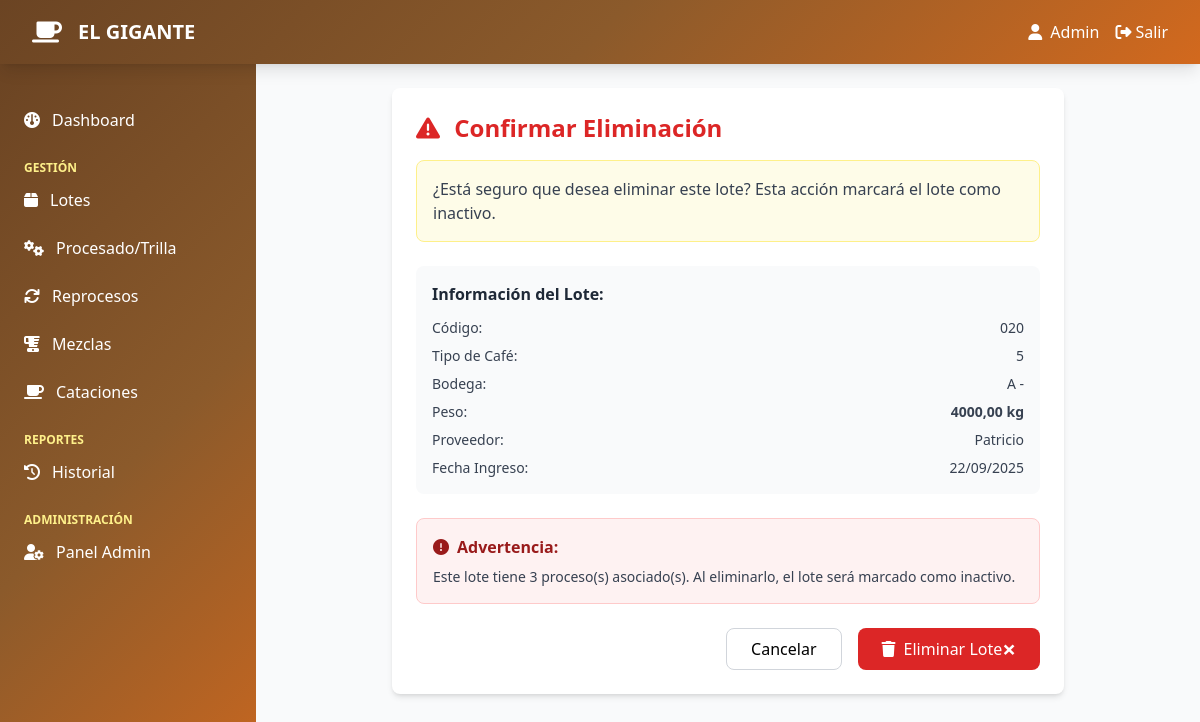
The page /lotes/2/eliminar/ (signed in) on the database its author committed.
### beneficio/models.py (models this page shows, shortened)
class Lote(models.Model):
    ESTADO_CHOICES = [
        ('disponible', 'Disponible'),
        ('en_proceso', 'En Proceso'),
        ('procesado', 'Procesado'),
        ('agotado', 'Agotado'),
    ]
    """Modelo principal para los lotes de café"""
    codigo = models.CharField(max_length=50, unique=True)
    tipo_cafe = models.CharField(max_length=100)
    bodega = models.ForeignKey(Bodega, on_delete=models.CASCADE, related_name='lotes')
    peso_kg = models.DecimalField(max_digits=10, decimal_places=2)
    humedad = models.DecimalField(max_digits=5, decimal_places=2)
    fecha_ingreso = models.DateTimeField()
    proveedor = models.CharField(max_length=200)
    precio_quintal = models.DecimalField(max_digits=10, decimal_places=2)
    observaciones = models.TextField(blank=True, null=True)
    activo = models.BooleanField(default=True)
    created_by = models.ForeignKey(User, on_delete=models.SET_NULL, null=True)
    created_at = models.DateTimeField(auto_now_add=True)
    class Meta:
        ordering = ['-fecha_ingreso']

class Bodega(models.Model):
    OPCIONES_BODEGA = [
        ('A', 'Bodega A'),
        ('B', 'Bodega B'),
        ('C', 'Bodega C'),
        ('D', 'Bodega D'),
    ]
    codigo = models.CharField(max_length=1, choices=OPCIONES_BODEGA, unique=True)
    capacidad_kg = models.DecimalField(max_digits=10, decimal_places=2)
    ubicacion = models.CharField(max_length=200)
    responsable = models.ForeignKey(User, on_delete=models.SET_NULL, null=True, related_name='bodegas')
    class Meta:
        ordering = ['codigo']

### beneficio/views.py (the view)
# urls.py: path('lotes/<int:pk>/eliminar/', views.eliminar_lote, name='eliminar_lote'),
@login_required
def eliminar_lote(request, pk):
    lote = get_object_or_404(Lote, pk=pk)
    if request.method == 'POST':
        codigo = lote.codigo
        lote.activo = False
        lote.save()
        messages.success(request, f'Lote {codigo} eliminado exitosamente')
        return redirect('lista_lotes')
    context = {
        'lote': lote,
    }
    return render(request, 'beneficio/lotes/eliminar.html', context)

### beneficio/templates/beneficio/lotes/eliminar.html (shortened to what this page needs)
{% extends 'base.html' %}
{% block content %}
<div class="max-w-2xl mx-auto space-y-6">
    <div class="bg-white rounded-lg shadow-md p-6">
        <h2 class="text-2xl font-bold text-red-600 mb-4">
            <i class="fas fa-exclamation-triangle mr-2"></i>
            Confirmar Eliminación
        </h2>
        <div class="bg-yellow-50 border border-yellow-200 rounded-lg p-4 mb-6">
            <p class="text-gray-700">
                ¿Está seguro que desea eliminar este lote? Esta acción marcará el lote como inactivo.
            </p>
        </div>
        <div class="bg-gray-50 p-4 rounded-lg mb-6">
            <h3 class="font-bold text-gray-800 mb-3">Información del Lote:</h3>
            <div class="space-y-2 text-sm text-gray-700">
                <div class="flex justify-between">
                    <span class="font-medium">Código:</span>
                    <span>{{ lote.codigo }}</span>
                </div>
                <div class="flex justify-between">
                    <span class="font-medium">Tipo de Café:</span>
                    <span>{{ lote.tipo_cafe }}</span>
                </div>
                <div class="flex justify-between">
                    <span class="font-medium">Bodega:</span>
                    <span>{{ lote.bodega.codigo }} - {{ lote.bodega.nombre }}</span>
                </div>
                <div class="flex justify-between">
                    <span class="font-medium">Peso:</span>
                    <span class="font-semibold">{{ lote.peso_kg|floatformat:2 }} kg</span>
                </div>
                <div class="flex justify-between">
                    <span class="font-medium">Proveedor:</span>
                    <span>{{ lote.proveedor }}</span>
                </div>
                <div class="flex justify-between">
                    <span class="font-medium">Fecha Ingreso:</span>
                    <span>{{ lote.fecha_ingreso|date:"d/m/Y" }}</span>
                </div>
            </div>
        </div>
        {% if lote.procesos.all %}
        <div class="bg-red-50 border border-red-200 rounded-lg p-4 mb-6">
            <h4 class="font-bold text-red-800 mb-2">
                <i class="fas fa-exclamation-circle mr-2"></i>Advertencia:
            </h4>
            <p class="text-sm text-gray-700">
                Este lote tiene {{ lote.procesos.count }} proceso(s) asociado(s). Al eliminarlo, el lote será marcado como inactivo.
            </p>
        </div>
        {% endif %}
        <form method="post" class="flex justify-end space-x-4">
            <a href="{% url 'detalle_lote' lote.id %}"
               class="px-6 py-2 border border-gray-300 rounded-lg hover:bg-gray-50 transition">
                Cancelar
            </a>
            <button type="submit"
                    class="px-6 py-2 bg-red-600 text-white rounded-lg hover:bg-red-700 transition">
                <i class="fas fa-trash mr-2"></i>Eliminar Lote
            </button>
        </form>
    </div>
</div>
{% endblock %}

### beneficio/templates/base.html (shortened to what this page needs)
<!DOCTYPE html>
<html lang="es">
<head>
    <script src="https://cdn.tailwindcss.com"></script>
    <link rel="stylesheet" href="https://cdnjs.cloudflare.com/ajax/libs/font-awesome/6.4.0/css/all.min.css">
</head>
<body class="bg-gray-50">
    {% if user.is_authenticated %}
    <nav class="coffee-gradient shadow-lg fixed top-0 w-full z-50">
        <div class="max-w-7xl mx-auto px-4 sm:px-6 lg:px-8">
            <div class="flex items-center justify-between h-16">
                <div class="flex items-center">
                    <div class="flex-shrink-0">
                        <i class="fas fa-coffee text-white text-2xl"></i>
                    </div>
                    <div class="ml-4">
                        <h1 class="text-white text-xl font-bold">EL GIGANTE</h1>
                    </div>
                </div>
                <div class="flex items-center space-x-4">
                    <span class="text-white">
                        <i class="fas fa-user mr-2"></i>{{ user.username }}
                    </span>
                    <a href="{% url 'logout' %}" class="text-white hover:text-yellow-200 transition">
                        <i class="fas fa-sign-out-alt mr-1"></i>Salir
                    </a>
                </div>
            </div>
        </div>
    </nav>
    <div class="flex min-h-screen pt-16">
        <div class="w-64 coffee-gradient text-white fixed h-full top-16 overflow-y-auto">
            <nav class="mt-8 pb-8">
                <a href="{% url 'dashboard' %}" class="block px-6 py-3 sidebar-hover">
                    <i class="fas fa-dashboard mr-3"></i>Dashboard
                </a>
                <div class="mt-4 px-6">
                    <p class="text-xs uppercase text-yellow-200 font-semibold">Gestión</p>
                </div>
                <a href="{% url 'lista_lotes' %}" class="block px-6 py-3 sidebar-hover">
                    <i class="fas fa-box mr-3"></i>Lotes
                </a>
                <a href="{% url 'lista_procesados' %}" class="block px-6 py-3 sidebar-hover">
                    <i class="fas fa-cogs mr-3"></i>Procesado/Trilla
                </a>
                <a href="{% url 'lista_reprocesos' %}" class="block px-6 py-3 sidebar-hover">
                    <i class="fas fa-sync mr-3"></i>Reprocesos
                </a>
                <a href="{% url 'lista_mezclas' %}" class="block px-6 py-3 sidebar-hover">
                    <i class="fas fa-blender mr-3"></i>Mezclas
                </a>
                <a href="{% url 'lista_cataciones' %}" class="block px-6 py-3 sidebar-hover">
                    <i class="fas fa-coffee mr-3"></i>Cataciones
                </a>
                <div class="mt-4 px-6">
                    <p class="text-xs uppercase text-yellow-200 font-semibold">Reportes</p>
                </div>
                <a href="{% url 'historial' %}" class="block px-6 py-3 sidebar-hover">
                    <i class="fas fa-history mr-3"></i>Historial
                </a>
                {% if user.is_superuser %}
                <div class="mt-4 px-6">
                    <p class="text-xs uppercase text-yellow-200 font-semibold">Administración</p>
                </div>
                <a href="/admin/" class="block px-6 py-3 sidebar-hover">
                    <i class="fas fa-user-cog mr-3"></i>Panel Admin
                </a>
                {% endif %}
            </nav>
        </div>
        <div class="flex-1 ml-64">
            <main class="p-6">
                {% block content %}{% endblock %}
            </main>
        </div>
    </div>
    {% endif %}
</body>
</html>

### beneficio/templates/base.html (style rules this page uses)
.coffee-gradient { background: linear-gradient(135deg, #6B4423 0%, #8B5A2B 50%, #D2691E 100%); }

### rows shown on the page
Lote: codigo "020", tipo_cafe "5", bodega.codigo "A", peso_kg "4000,00", proveedor "Patricio", fecha_ingreso "22/09/2025", procesos.count "3"

### other values the page prints
{{ user.username }} "Admin"
